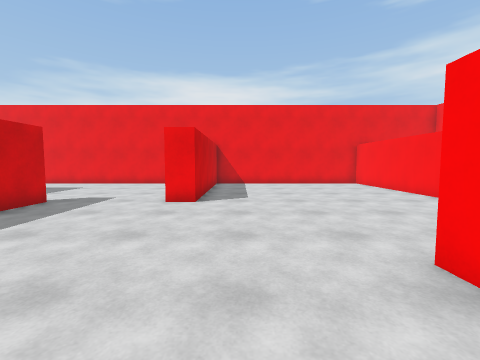
[1] (above)

18 first-person views from a walk through a Unity game level. The camera is 1.3 m above the floor, tilts 4° down and sees 90° across. The floor is counted in squares, 1 m on a side. Each view is taken from the middle of a square. On the plan, view 1 faces up. The plan holds only what a view shows up to about 12 squares ahead; the rest is blank. The place goes on beyond the plan.

[2]
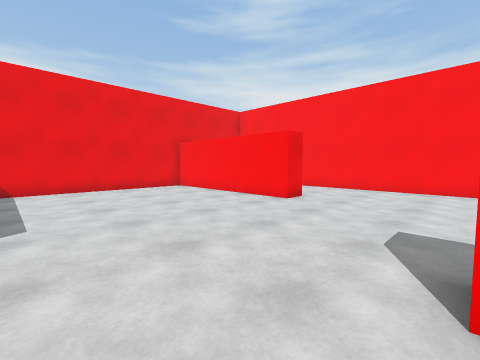

[3]
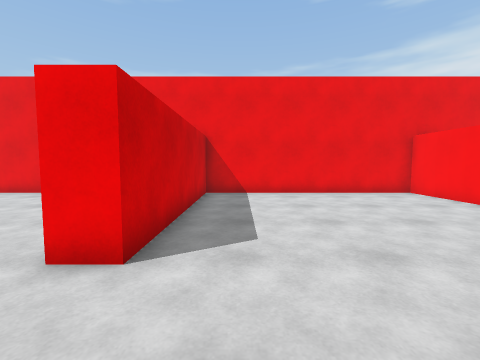

[4]
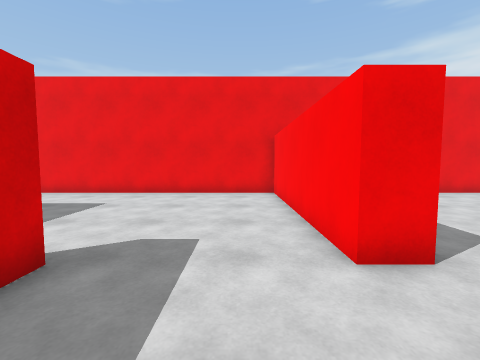

[5]
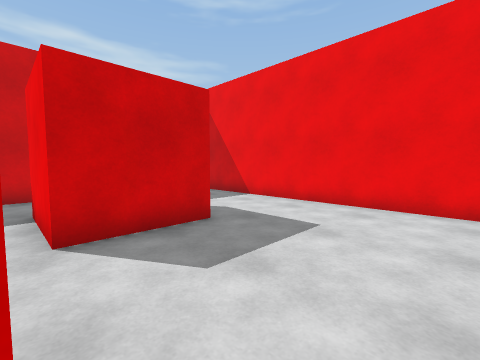

[6]
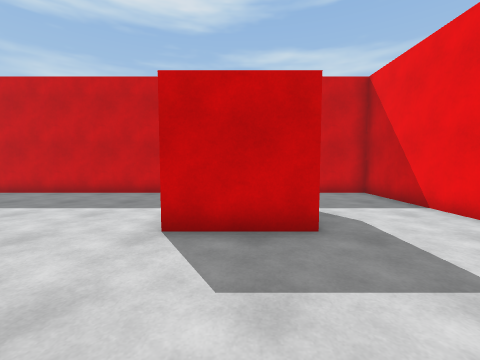

[7]
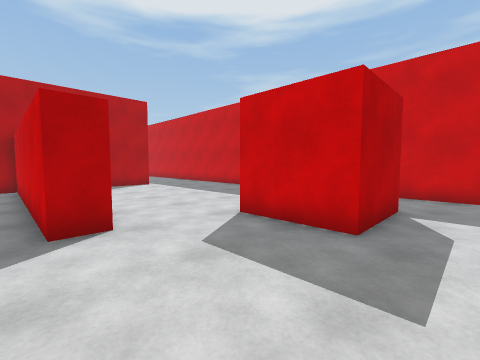

[8]
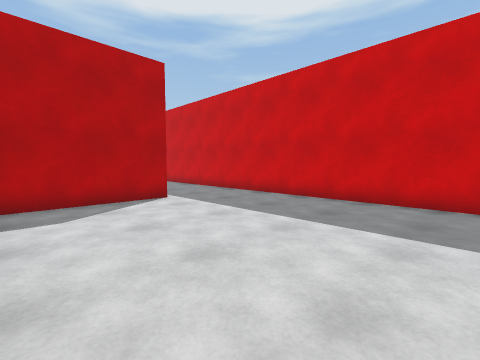

[9]
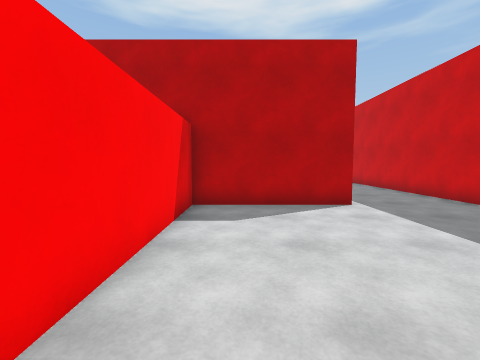

[10]
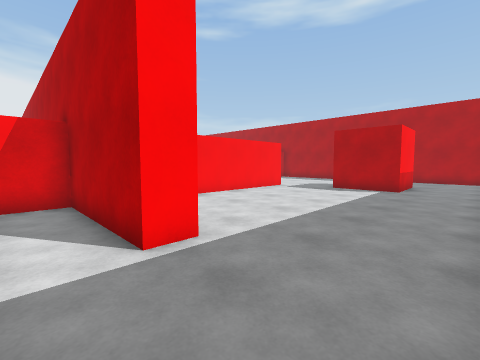

[11]
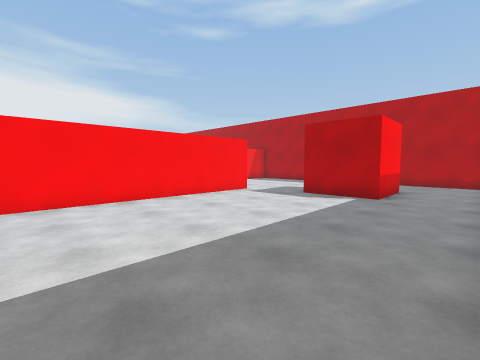

[12]
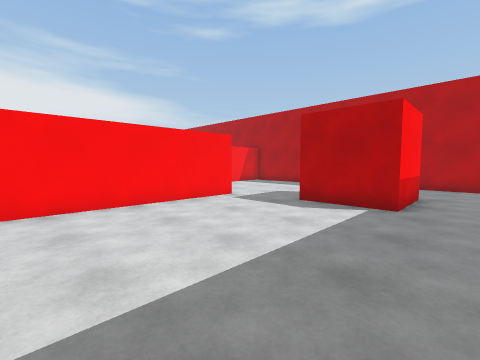

[13]
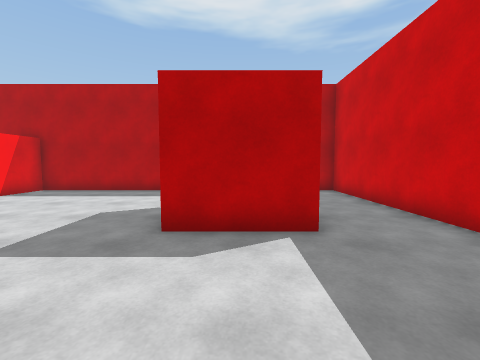

[14]
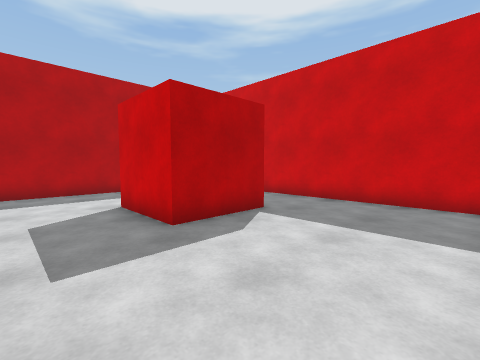

[15]
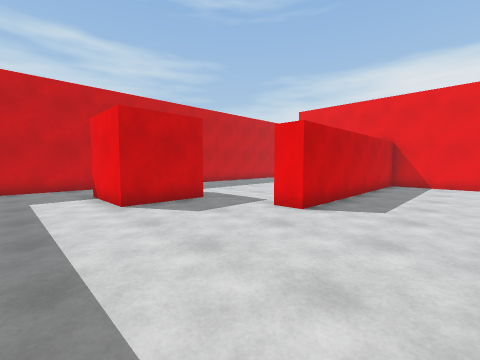

[16]
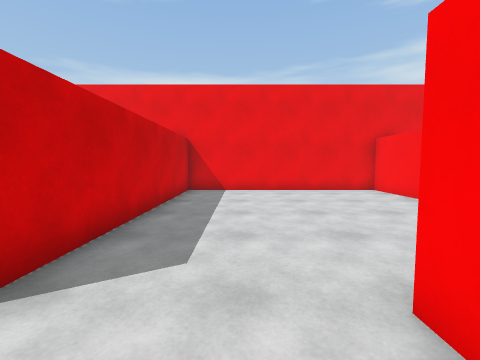

[17]
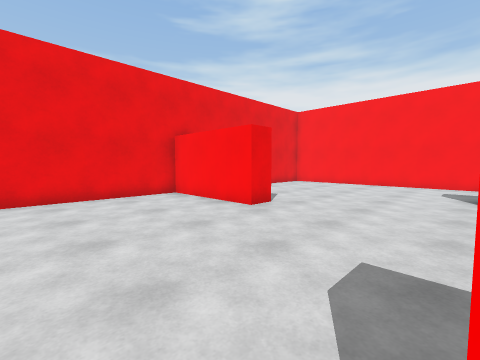

[18]
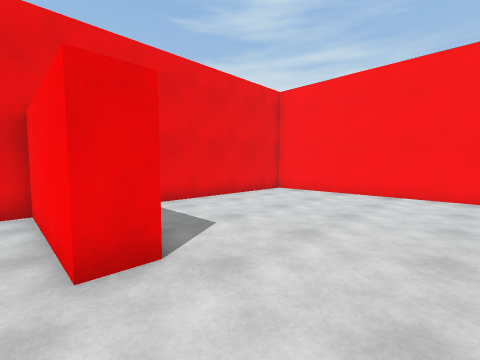

### Floor plan
Points are (right, up) in squares from view 1. A wall is a line through its corners. A room is listed if a view was taken in it or the views show most of it. See-through windows are left out.
Room 1 (views 1, 2, 3, 4, 5, 6, 7, 8, 9, 10, 11, 12, 13, 14, 15, 16, 17, 18)
walls: (2.5, 2.4) (2.5, 3); (3.6, -7) (2.5, -7) (2.5, -2.5) (-6.5, -2.5) (-6.5, -12) (-7.5, -12) (-7.5, -2.9); (-7.6, 8) (-6.5, 8) (-6.5, -1.4) (-6, -1.4); (-12.5, -2.5) (-12.5, -1.4) (-7.5, -1.4) (-7.5, 4.6); (-2.5, -12.6) (-2.5, -12); (11.5, -2.5) (5.7, -2.5); (8.6, 8) (7.5, 8) (7.5, 15.5) (-1.5, 15.5) (-1.5, 8) (-2.5, 8) (-2.5, 15.5) (-16.5, 15.5) (-16.5, 10.9); (12.5, 2.9) (12.5, 7.5); (-16.5, -7.9) (-16.5, -19.5) (-2.5, -19.5) (-2.5, -17.4); (-16.5, 8.8) (-16.5, -6.1); (12.5, -12.1) (12.5, -3.4)
objects: red box (-13, -15) to (-11, -13); red box (-13, 9) to (-11, 11)

Positions as (right, up) in squares from view 1, and headings:
1: (0, 0), facing up
2: (0, 3), facing up-right
3: (0, 5), facing up
4: (-4, 5), facing up
5: (-6, 8), facing up-left
6: (-6, 10), facing left
7: (-6, 13), facing down-left
8: (-8, 7), facing down-left
9: (-9, 6), facing down
10: (-16, 0), facing down-right
11: (-16, -3), facing down-right
12: (-15, -5), facing down-right
13: (-12, -8), facing down
14: (-8, -8), facing down-left
15: (-3, -18), facing up-left
16: (-4, -14), facing up
17: (-3, -12), facing up-right
18: (2, -10), facing up-right
